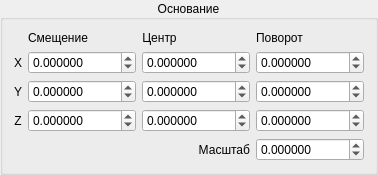
          <widget class="QGroupBox" name="gbDesk">
           <property name="title">
            <string>Основание</string>
           </property>
           <property name="alignment">
            <set>Qt::AlignCenter</set>
           </property>
           <layout class="QGridLayout" name="gridLayout_3">
            <item row="3" column="2">
             <widget class="QDoubleSpinBox" name="dsbDeskCenterZ">
              <property name="decimals">
               <number>6</number>
              </property>
              <property name="minimum">
               <double>-10000.000000000000000</double>
              </property>
              <property name="maximum">
               <double>10000.000000000000000</double>
              </property>
              <property name="singleStep">
               <double>0.100000000000000</double>
              </property>
             </widget>
            </item>
            <item row="3" column="1">
             <widget class="QDoubleSpinBox" name="dsbDeskTrZ">
              <property name="decimals">
               <number>6</number>
              </property>
              <property name="minimum">
               <double>-10000.000000000000000</double>
              </property>
              <property name="maximum">
               <double>10000.000000000000000</double>
              </property>
              <property name="singleStep">
               <double>0.100000000000000</double>
              </property>
             </widget>
            </item>
            <item row="1" column="2">
             <widget class="QDoubleSpinBox" name="dsbDeskCenterX">
              <property name="decimals">
               <number>6</number>
              </property>
              <property name="minimum">
               <double>-10000.000000000000000</double>
              </property>
              <property name="maximum">
               <double>10000.000000000000000</double>
              </property>
              <property name="singleStep">
               <double>0.100000000000000</double>
              </property>
             </widget>
            </item>
            <item row="3" column="3">
             <widget class="QDoubleSpinBox" name="dsbDeskRotateZ">
              <property name="decimals">
               <number>6</number>
              </property>
              <property name="minimum">
               <double>-10000.000000000000000</double>
              </property>
              <property name="maximum">
               <double>10000.000000000000000</double>
              </property>
              <property name="singleStep">
               <double>0.100000000000000</double>
              </property>
             </widget>
            </item>
            <item row="0" column="1">
             <widget class="QLabel" name="lbDeskTrHeader">
              <property name="sizePolicy">
               <sizepolicy hsizetype="Maximum" vsizetype="Preferred">
                <horstretch>0</horstretch>
                <verstretch>0</verstretch>
               </sizepolicy>
              </property>
              <property name="text">
               <string>Смещение</string>
              </property>
              <property name="alignment">
               <set>Qt::AlignCenter</set>
              </property>
             </widget>
            </item>
            <item row="3" column="0">
             <widget class="QLabel" name="lbDeskZ">
              <property name="sizePolicy">
               <sizepolicy hsizetype="Maximum" vsizetype="Preferred">
                <horstretch>0</horstretch>
                <verstretch>0</verstretch>
               </sizepolicy>
              </property>
              <property name="text">
               <string>Z</string>
              </property>
              <property name="alignment">
               <set>Qt::AlignCenter</set>
              </property>
             </widget>
            </item>
            <item row="1" column="3">
             <widget class="QDoubleSpinBox" name="dsbDeskRotateX">
              <property name="decimals">
               <number>6</number>
              </property>
              <property name="minimum">
               <double>-10000.000000000000000</double>
              </property>
              <property name="maximum">
               <double>10000.000000000000000</double>
              </property>
              <property name="singleStep">
               <double>0.100000000000000</double>
              </property>
             </widget>
            </item>
            <item row="2" column="3">
             <widget class="QDoubleSpinBox" name="dsbDeskRotateY">
              <property name="decimals">
               <number>6</number>
              </property>
              <property name="minimum">
               <double>-10000.000000000000000</double>
              </property>
              <property name="maximum">
               <double>10000.000000000000000</double>
              </property>
              <property name="singleStep">
               <double>0.100000000000000</double>
              </property>
             </widget>
            </item>
            <item row="0" column="3">
             <widget class="QLabel" name="lbDeskRotateHeader">
              <property name="sizePolicy">
               <sizepolicy hsizetype="Maximum" vsizetype="Preferred">
                <horstretch>0</horstretch>
                <verstretch>0</verstretch>
               </sizepolicy>
              </property>
              <property name="text">
               <string>Поворот</string>
              </property>
              <property name="alignment">
               <set>Qt::AlignCenter</set>
              </property>
             </widget>
            </item>
            <item row="1" column="1">
             <widget class="QDoubleSpinBox" name="dsbDeskTrX">
              <property name="decimals">
               <number>6</number>
              </property>
              <property name="minimum">
               <double>-10000.000000000000000</double>
              </property>
              <property name="maximum">
               <double>10000.000000000000000</double>
              </property>
              <property name="singleStep">
               <double>0.100000000000000</double>
              </property>
             </widget>
            </item>
            <item row="4" column="3">
             <widget class="QDoubleSpinBox" name="dsbDeskScale">
              <property name="decimals">
               <number>6</number>
              </property>
              <property name="minimum">
               <double>-1000.000000000000000</double>
              </property>
              <property name="maximum">
               <double>1000.000000000000000</double>
              </property>
              <property name="singleStep">
               <double>0.100000000000000</double>
              </property>
             </widget>
            </item>
            <item row="2" column="0">
             <widget class="QLabel" name="lbDeskY">
              <property name="sizePolicy">
               <sizepolicy hsizetype="Maximum" vsizetype="Preferred">
                <horstretch>0</horstretch>
                <verstretch>0</verstretch>
               </sizepolicy>
              </property>
              <property name="text">
               <string>Y</string>
              </property>
              <property name="alignment">
               <set>Qt::AlignCenter</set>
              </property>
             </widget>
            </item>
            <item row="0" column="2">
             <widget class="QLabel" name="lbDeskCenterHeader">
              <property name="sizePolicy">
               <sizepolicy hsizetype="Maximum" vsizetype="Preferred">
                <horstretch>0</horstretch>
                <verstretch>0</verstretch>
               </sizepolicy>
              </property>
              <property name="text">
               <string>Центр</string>
              </property>
              <property name="alignment">
               <set>Qt::AlignCenter</set>
              </property>
             </widget>
            </item>
            <item row="1" column="0">
             <widget class="QLabel" name="lbDeskX">
              <property name="sizePolicy">
               <sizepolicy hsizetype="Maximum" vsizetype="Preferred">
                <horstretch>0</horstretch>
                <verstretch>0</verstretch>
               </sizepolicy>
              </property>
              <property name="text">
               <string>X</string>
              </property>
              <property name="alignment">
               <set>Qt::AlignCenter</set>
              </property>
             </widget>
            </item>
            <item row="4" column="2">
             <widget class="QLabel" name="lbDeskScale">
              <property name="sizePolicy">
               <sizepolicy hsizetype="Preferred" vsizetype="Preferred">
                <horstretch>0</horstretch>
                <verstretch>0</verstretch>
               </sizepolicy>
              </property>
              <property name="text">
               <string>Масштаб</string>
              </property>
              <property name="alignment">
               <set>Qt::AlignRight|Qt::AlignTrailing|Qt::AlignVCenter</set>
              </property>
             </widget>
            </item>
            <item row="2" column="1">
             <widget class="QDoubleSpinBox" name="dsbDeskTrY">
              <property name="decimals">
               <number>6</number>
              </property>
              <property name="minimum">
               <double>-10000.000000000000000</double>
              </property>
              <property name="maximum">
               <double>10000.000000000000000</double>
              </property>
              <property name="singleStep">
               <double>0.100000000000000</double>
              </property>
             </widget>
            </item>
            <item row="2" column="2">
             <widget class="QDoubleSpinBox" name="dsbDeskCenterY">
              <property name="decimals">
               <number>6</number>
              </property>
              <property name="minimum">
               <double>-10000.000000000000000</double>
              </property>
              <property name="maximum">
               <double>10000.000000000000000</double>
              </property>
              <property name="singleStep">
               <double>0.100000000000000</double>
              </property>
             </widget>
            </item>
           </layout>
          </widget>
